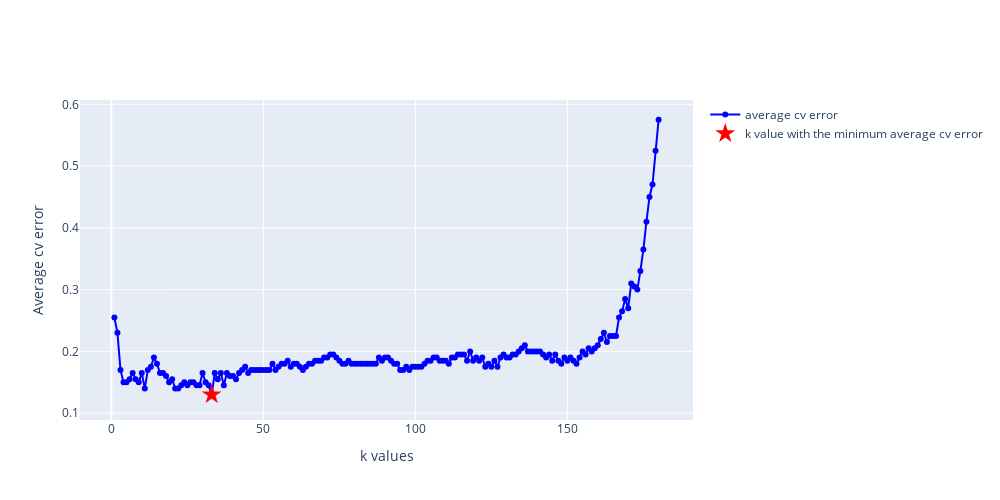

The notebook cell saved with this chart:
### Code cell
kcv_min = cvKNN(X_training, Y_training)

### Figure 1 — Plotly figure (JSON) as saved in the notebook; plotly's stock layout.template omitted (floating-point values rounded to 4 significant figures; data arrays with more than 128 entries replaced by an {"elided": "..."} marker saying what was removed)
{"data": [{"marker": {"color": "blue"}, "mode": "lines+markers", "name": "average cv error", "type": "scatter", "x": {"elided": "180 int values"}, "y": {"elided": "180 float values"}}, {"marker": {"color": "red", "size": 15, "symbol": "star"}, "mode": "markers", "name": "k value with the minimum average cv error", "type": "scatter", "x": [33], "y": [0.13]}], "layout": {"height": 500, "width": 1000, "xaxis": {"title": {"text": "k values"}}, "yaxis": {"title": {"text": "Average cv error"}}}}
